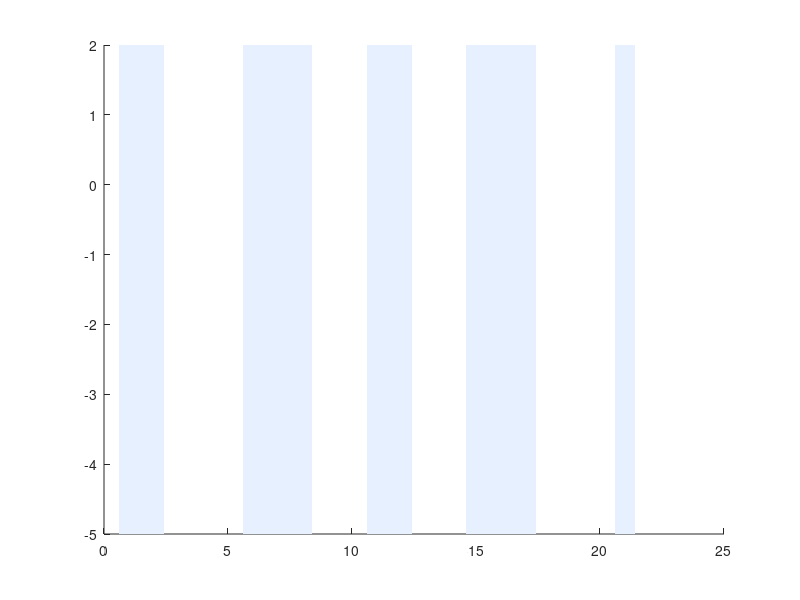

This chart was generated by the following MATLAB code: (Note: this script raises an error after producing the figure.)
% =========================================================================
% Replicación de la Figura 10 (Túnel de Viento - Casa FL-27) en MATLAB
% =========================================================================

clear; clc; close all;

% 1. Definición de la lista de sensores (Eje X)
sensors = {'2','3','5','6','7','9','10','11','12','13','15','16','17','18','19','20','21','22','23','24','28'};
x = 1:length(sensors);

% 2. Declaración de variables numéricas (Valores representativos de la Fig. 10)
cp_mean_130     = [-0.10, -0.15, -0.22, -0.20, -0.21, -0.12, -0.10, -0.08, -0.25, -0.22, -0.23, -0.21, -0.11, -0.06, -0.08, -0.09, -0.14, -0.08, -0.10, -0.12, -0.12];
cp_std_130      = [0.08, 0.08, 0.14, 0.10, 0.11, 0.08, 0.07, 0.06, 0.12, 0.11, 0.11, 0.11, 0.05, 0.06, 0.06, 0.05, 0.06, 0.07, 0.07, 0.08, 0.06];
cp_peak_neg_130 = [-0.55, -0.52, -1.18, -1.02, -1.03, -0.85, -0.73, -0.48, -1.48, -1.52, -1.38, -0.42, -0.53, -0.42, -0.40, -0.45, -0.72, -0.92, -0.53, -0.50, -0.48];
cp_peak_pos_130 = [0.35, 0.22, 0.25, 0.30, 0.32, 0.38, 0.28, 0.32, 0.35, 0.28, 0.28, 0.22, 0.25, 0.38, 0.32, 0.30, 0.28, 0.42, 0.48, 0.32, 0.32];

% Envolventes para todas las direcciones (0° a 350°)
cp_env_neg_all  = [-2.20, -2.00, -1.85, -1.80, -2.35, -2.30, -2.30, -1.40, -2.85, -3.28, -3.00, -2.20, -2.25, -1.60, -2.28, -2.12, -1.80, -2.85, -1.50, -1.52, -2.28];
cp_env_pos_all  = [0.45, 0.38, 0.35, 0.58, 0.55, 0.68, 0.58, 0.78, 0.40, 0.78, 0.98, 0.75, 0.92, 0.80, 0.80, 0.72, 0.68, 0.40, 0.30, 0.55, 0.50];

% 3. Crear la ventana de la figura
figure('Position', [100, 100, 950, 500], 'Color', 'w');
hold on;

% 4. Dibujar el sombreado de fondo para agrupar zonas de sensores
groups = [1 2; 6 8; 11 12; 15 17; 21 21];
for i = 1:size(groups, 1)
    patch([groups(i,1)-0.4, groups(i,2)+0.4, groups(i,2)+0.4, groups(i,1)-0.4], ...
        [-5, -5, 2, 2], [0.9, 0.94, 1], 'EdgeColor', 'none', 'HandleVisibility', 'off');
end

% 5. Eje izquierdo: Coeficiente de Presión (Cp)
yyaxis left
plot(x, cp_env_pos_all, 'r:^', 'MarkerFaceColor', 'none'); hold on;
plot(x, cp_env_neg_all, 'r:d', 'MarkerFaceColor', 'none');
plot(x, cp_peak_pos_130, 'k+');
plot(x, cp_peak_neg_130, 'kx');
plot(x, cp_mean_130, 'k_', 'LineWidth', 1.5, 'MarkerSize', 8);

ylabel('Pressure Coefficient Cp', 'FontWeight', 'bold');
ylim([-5.0, 2.0]);
ax = gca; 
ax.YColor = 'k';

% 6. Eje derecho: Desviación Estándar (STD of Cp)
yyaxis right
plot(x, cp_std_130, 'ko', 'MarkerFaceColor', 'none');

ylabel('STD of Cp', 'FontWeight', 'bold');
ylim([0.0, 0.7]);
ax.YColor = 'k';

% 7. Formato y etiquetas finales
set(gca, 'XTick', x, 'XTickLabel', sensors);
xlabel('Sensor Number', 'FontWeight', 'bold');
grid on;
title('Replicación Figura 10: Túnel de Viento (FL-27)', 'FontSize', 12);
